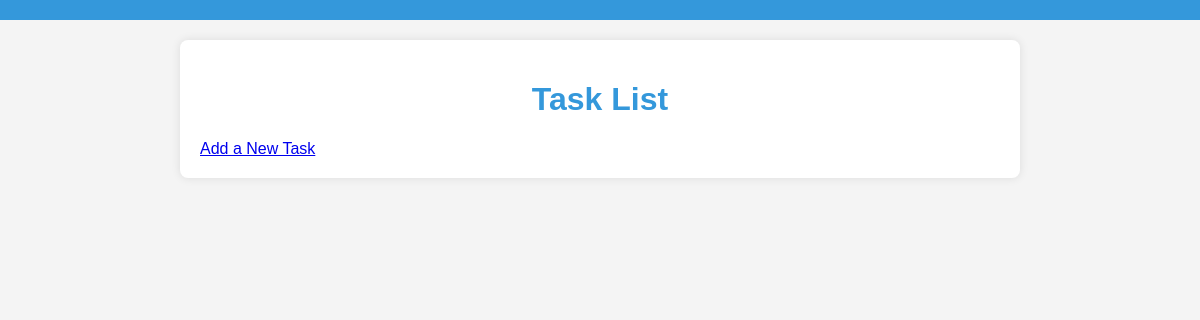
The page /tasks/ on the database as committed earlier.
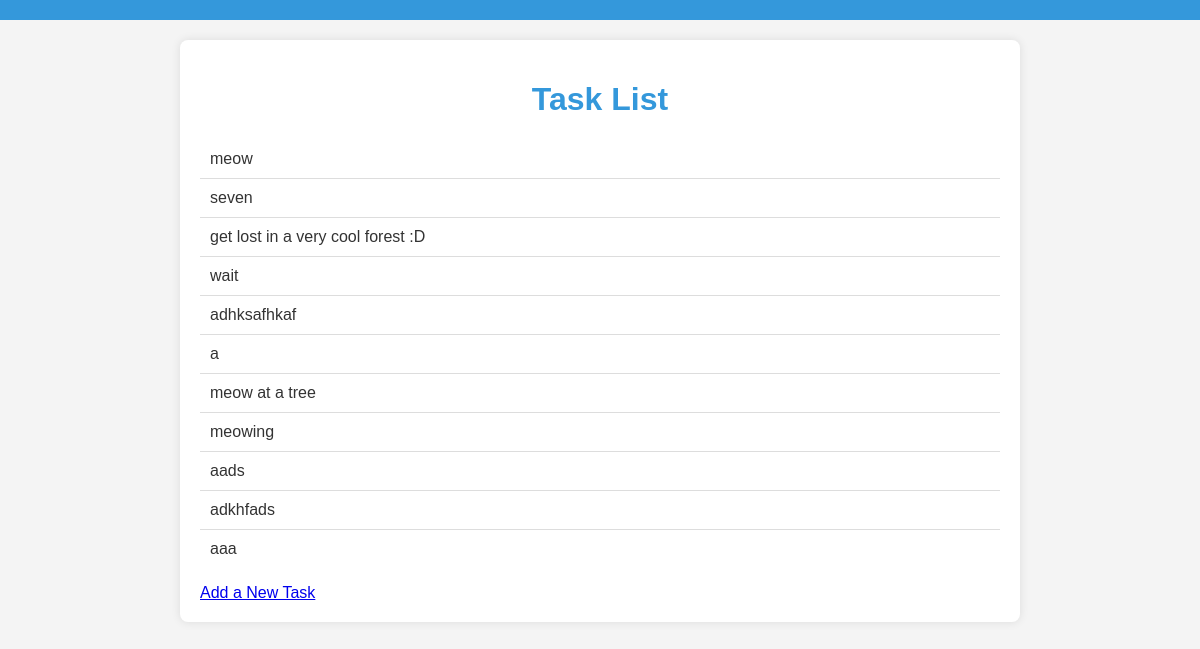
The same page on the database as committed later.
### tasks/models.py (models this page shows, shortened)
class Task(models.Model):
    name = models.CharField(max_length=255, help_text="Enter the task name or description.")
    completed = models.BooleanField(default=False, help_text="Is the task completed?")
    created_at = models.DateTimeField(auto_now_add=True, help_text="The time when the task was created.")
    updated_at = models.DateTimeField(auto_now=True, help_text="The time when the task was last updated.")

### tasks/views.py (the view)
# urls.py: path('', task_views.index, name='home'),
def index(request):
    tasks = Task.objects.all()
    return render(request, "tasks/index.html", {
        "tasks": tasks  # Pass tasks to the template
    })

### tasks/templates/tasks/index.html
{% extends "tasks/layout.html" %}
{% block content %}
<h1>Task List</h1>
<ul id="task-list">
    {% for task in tasks %}
        <li>{{ task.name }}</li>
    {% empty %}
        <li>No Tasks.</li>
    {% endfor %}
</ul>
<a href="{% url 'tasks:add' %}">Add a New Task</a>
{% endblock %}

Rows that differ between the two databases and show on the page:
now on this page (row unchanged): Task: name "meow"
now on this page (row unchanged): Task: name "seven"
now on this page (row unchanged): Task: name "get lost in a very cool forest :D"
now on this page (row unchanged): Task: name "wait"
now on this page (row unchanged): Task: name "adhksafhkaf"
added Task: name "a"
added Task: name "meow at a tree"
added Task: name "meowing"
added Task: name "aads"
added Task: name "adkhfads"
added Task: name "aaa"
